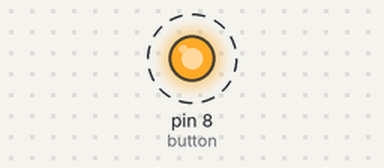
The sketch below on a simulated Arduino Uno, built with avr-gcc and run on an emulated ATmega328P. On the bench: output pins drawn as LEDs (lit = HIGH). Dashed ring = blinking.

Above: at 0.05 s.
Timing chart, 0 to 3.0 s (numbered marks = the images above):
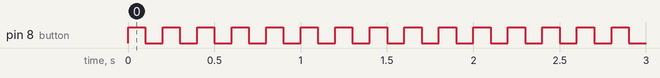

Measured:
- by itself, pin 8 (button): alternates HIGH for 0.10 s and LOW for 0.10 s

The sketch:

code.ino
```cpp
#define button 8 // Connect arduino pin 8 to 20K resistor at the Base terminal


void setup() {
  // put your setup code here, to run once:
pinMode(button, OUTPUT);

}

void loop() {
  // put your main code here, to run repeatedly:
  digitalWrite(button, HIGH);
  delay(100);
  digitalWrite(button, LOW);
  delay(100);
}
```
